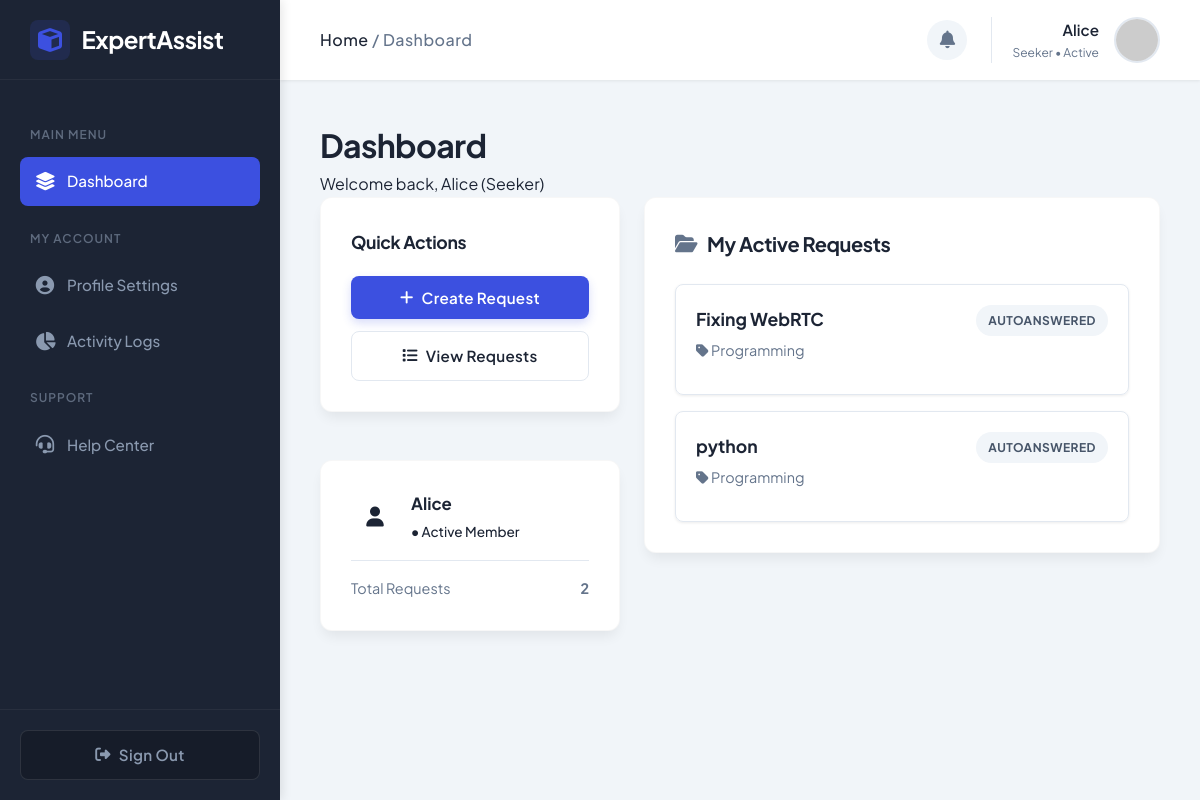
The page /dashboard (signed in) on the database its author committed.
### models.py (models this page shows)
class User(db.Model):
    id = db.Column(db.Integer, primary_key=True)
    name = db.Column(db.String(100), nullable=False)
    email = db.Column(db.String(120), unique=True, nullable=False)
    password_hash = db.Column(db.String(128), nullable=False)
    role = db.Column(db.String(20), nullable=False) # 'seeker' or 'expert'
    skills = db.Column(db.String(500)) # comma separated
    description = db.Column(db.Text)
    profile_image = db.Column(db.String(255), default='default.png')
    is_banned = db.Column(db.Boolean, default=False)
    created_at = db.Column(db.DateTime, default=datetime.utcnow)

class Request(db.Model):
    id = db.Column(db.Integer, primary_key=True)
    seeker_id = db.Column(db.Integer, db.ForeignKey('user.id'), nullable=False)
    expert_id = db.Column(db.Integer, db.ForeignKey('user.id'), nullable=True) # filled when accepted
    title = db.Column(db.String(200), nullable=False)
    description = db.Column(db.Text, nullable=False)
    category = db.Column(db.String(50), nullable=False)
    status = db.Column(db.String(20), default='Pending') # Pending, Accepted, Completed, AutoAnswered
    created_at = db.Column(db.DateTime, default=datetime.utcnow)

### app.py (the view, shortened to what this page needs)
@app.route('/dashboard')
def dashboard():
    if 'user_id' not in session:
        return redirect(url_for('login'))
    user = User.query.get(session['user_id'])
    if user.role == 'seeker':
        requests = Request.query.filter_by(seeker_id=user.id).all()
        for r in requests:
            if r.status == 'Accepted':
                sess_obj = Session.query.filter_by(request_id=r.id, status='Active').first()
                if sess_obj:
                    r.session_id = sess_obj.id
        return render_template('dashboard.html', user=user, requests=requests)

### templates/dashboard.html (shortened to what this page needs)
{% extends "base.html" %}
{% block content %}
<div class="dashboard-header fade-in">
    <div class="dashboard-title">
        <h1>Dashboard</h1>
        <p>Welcome back, {{ user.name }} ({{ user.role | title }})</p>
    </div>
</div>
<div style="display: grid; grid-template-columns: 1fr; gap: 24px;" class="fade-in">
    <div class="dashboard-grid">
        <div style="display: flex; flex-direction: column; gap: 24px;">
            <div class="card">
                <h3 style="margin-bottom: 20px; font-size: 1.1rem; color: var(--text-dark);">Quick Actions</h3>
                {% if user.role == 'seeker' %}
                <button class="btn btn-primary" style="width: 100%; margin-bottom: 12px;" onclick="openModal('postHelpModal')">
                    <i class="fas fa-plus"></i> Create Request
                </button>
                <a href="#requestsSection" class="btn btn-outline" style="width: 100%;">
                    <i class="fas fa-list"></i> View Requests
                </a>
                {% endif %}
            </div>
            <div class="card">
                <div style="display: flex; align-items: center; gap: 12px; margin-bottom: 16px;">
                    <div style="width: 48px; height: 48px; border-radius: 50%; background: var(--accent-light); color: var(--accent-primary); display: flex; align-items: center; justify-content: center; font-size: 1.25rem;">
                        <i class="fas fa-user"></i>
                    </div>
                    <div>
                        <strong style="display: block; font-size: 1.05rem; color: var(--text-dark);">{{ user.name }}</strong>
                        <span style="font-size: 0.85rem; color: var(--success-color); font-weight: 500;">● Active Member</span>
                    </div>
                </div>
                <div style="border-top: 1px solid var(--border-light); padding-top: 16px;">
                {% if user.role == 'seeker' %}
                    <div style="font-size: 0.9rem; color: var(--text-muted); display: flex; justify-content: space-between;"><span>Total Requests</span> <strong style="color: var(--text-dark);">{{ requests|length }}</strong></div>
                {% else %}
                    <div style="font-size: 0.9rem; color: var(--text-muted); display: flex; justify-content: space-between;"><span>Pending Available</span> <strong style="color: var(--text-dark);">{{ pending_requests|length }}</strong></div>
                {% endif %}
                </div>
            </div>
        </div>
        <div style="display: flex; flex-direction: column; gap: 24px;">
            {% if user.role == 'seeker' %}
            <div class="card" id="requestsSection">
                <h2 style="margin-bottom: 24px; font-size: 1.25rem; display: flex; align-items: center; gap: 10px;">
                    <i class="fas fa-folder-open" style="color: var(--text-muted);"></i> My Active Requests
                </h2>
                <div id="my-requests" style="display: flex; flex-direction: column; gap: 16px;">
                    {% for req in requests %}
                    <div class="list-item request-item" style="border: 1px solid var(--border-light); border-radius: var(--radius-md); padding: 20px; display: flex; justify-content: space-between; align-items: flex-start; background: var(--bg-card); transition: box-shadow 0.2s; box-shadow: var(--shadow-sm);">
                        <div class="list-item-content">
                            <strong style="display:block; font-size: 1.1rem; margin-bottom: 6px; color: var(--text-dark);">{{ req.title }}</strong>
                            <div class="desc" style="font-size: 0.9rem; color: var(--text-muted); margin-bottom: 12px;"><i class="fas fa-tag"></i> {{ req.category }}</div>
                        </div>
                        <div class="list-item-actions" style="display: flex; flex-direction: column; align-items: flex-end; gap: 12px;">
                            <span class="status-badge status-{{ req.status|lower }}">{{ req.status }}</span>
                        </div>
                    </div>
                    {% endfor %}
                </div>
            </div>
            {% endif %}
        </div>
    </div>
</div>
{% endblock %}

### templates/base.html (shortened to what this page needs)
<!DOCTYPE html>
<html lang="en">
<head>
    <link rel="stylesheet" href="https://cdnjs.cloudflare.com/ajax/libs/font-awesome/6.4.0/css/all.min.css">
    <link rel="stylesheet" href="{{ url_for('static', filename='css/style.css') }}?v={{ range(1, 10000) | random }}">
</head>
<body>
{% if user %}
<div class="app-wrapper">
    <aside class="sidebar">
        <div class="sidebar-header">
            <a href="{{ url_for('dashboard') }}" class="sidebar-brand">
                <i class="fas fa-cube"></i> ExpertAssist
            </a>
        </div>
        <div class="sidebar-menu">
            <div class="menu-label">Main Menu</div>
            <a href="{{ url_for('dashboard') }}" class="menu-item {% if request.endpoint == 'dashboard' %}active{% endif %}">
                <i class="fas fa-layer-group"></i> Dashboard
            </a>
            <div class="menu-label">My Account</div>
            <a href="{{ url_for('profile') }}" class="menu-item {% if request.endpoint == 'profile' %}active{% endif %}">
                <i class="fas fa-user-circle"></i> Profile Settings
            </a>
            <a href="{{ url_for('activity_logs') }}" class="menu-item {% if request.endpoint == 'activity_logs' %}active{% endif %}">
                <i class="fas fa-chart-pie"></i> Activity Logs
            </a>
            <div class="menu-label">Support</div>
            <a href="{{ url_for('help_center') }}" class="menu-item {% if request.endpoint == 'help_center' %}active{% endif %}">
                <i class="fas fa-headset"></i> Help Center
            </a>
        </div>
        <div class="sidebar-footer">
            <a href="{{ url_for('logout') }}" class="btn btn-outline" style="width: 100%; border-color: rgba(255,255,255,0.1); color: var(--sidebar-text); background: rgba(0,0,0,0.2);">
                <i class="fas fa-sign-out-alt"></i> Sign Out
            </a>
        </div>
    </aside>
    <main class="main-wrapper">
        <header class="top-header">
            <div class="header-left">
                <div style="font-weight: 500; color: var(--text-muted); letter-spacing: 0.5px;">
                    <span style="color: var(--text-main);">Home</span> / <span style="text-transform: capitalize;">{{ request.endpoint }}</span>
                </div>
            </div>
            <div class="header-right">
                <div style="position: relative;">
                    <button class="header-icon-btn" onclick="document.getElementById('notif-dropdown').classList.toggle('active')">
                        <i class="fas fa-bell"></i>
                    </button>
                </div>
                <a href="{{ url_for('profile') }}" class="header-user">
                    <div class="header-user-text">
                        <span class="header-user-name">{{ user.name }}</span>
                        <span class="header-user-role">{{ user.role }} • Active</span>
                    </div>
                    {% if user.profile_image == 'default.png' %}
                        <img src="{{ url_for('static', filename='images/default.png') }}" class="header-avatar" alt="Avatar" onerror="this.src='https://via.placeholder.com/46?text=U'">
                    {% else %}
                        <img src="{{ url_for('static', filename='uploads/' + user.profile_image) }}" class="header-avatar" alt="Avatar" onerror="this.src='https://via.placeholder.com/46?text=U'">
                    {% endif %}
                </a>
            </div>
        </header>
        <div class="content-area">
            <div class="content-inner">
{% endif %}
        {% block content %}{% endblock %}
{% if user %}
            </div>
        </div>
    </main>
</div>
{% else %}
    </div>
</div>
{% endif %}
</body>
</html>

### templates/dashboard.html (style rules this page uses)
.dashboard-grid { display: grid; grid-template-columns: 1fr; gap: 24px; }
@media (min-width: 992px) { .dashboard-grid { grid-template-columns: 300px 1fr; } }

### rows shown on the page
User: name "Alice", role "Seeker"
Request: title "Fixing WebRTC", category "Programming", status "AUTOANSWERED"
Request: title "python", category "Programming", status "AUTOANSWERED"

### other values the page prints
{{ request.endpoint }} "Dashboard"
{{ requests|length }} "2"
